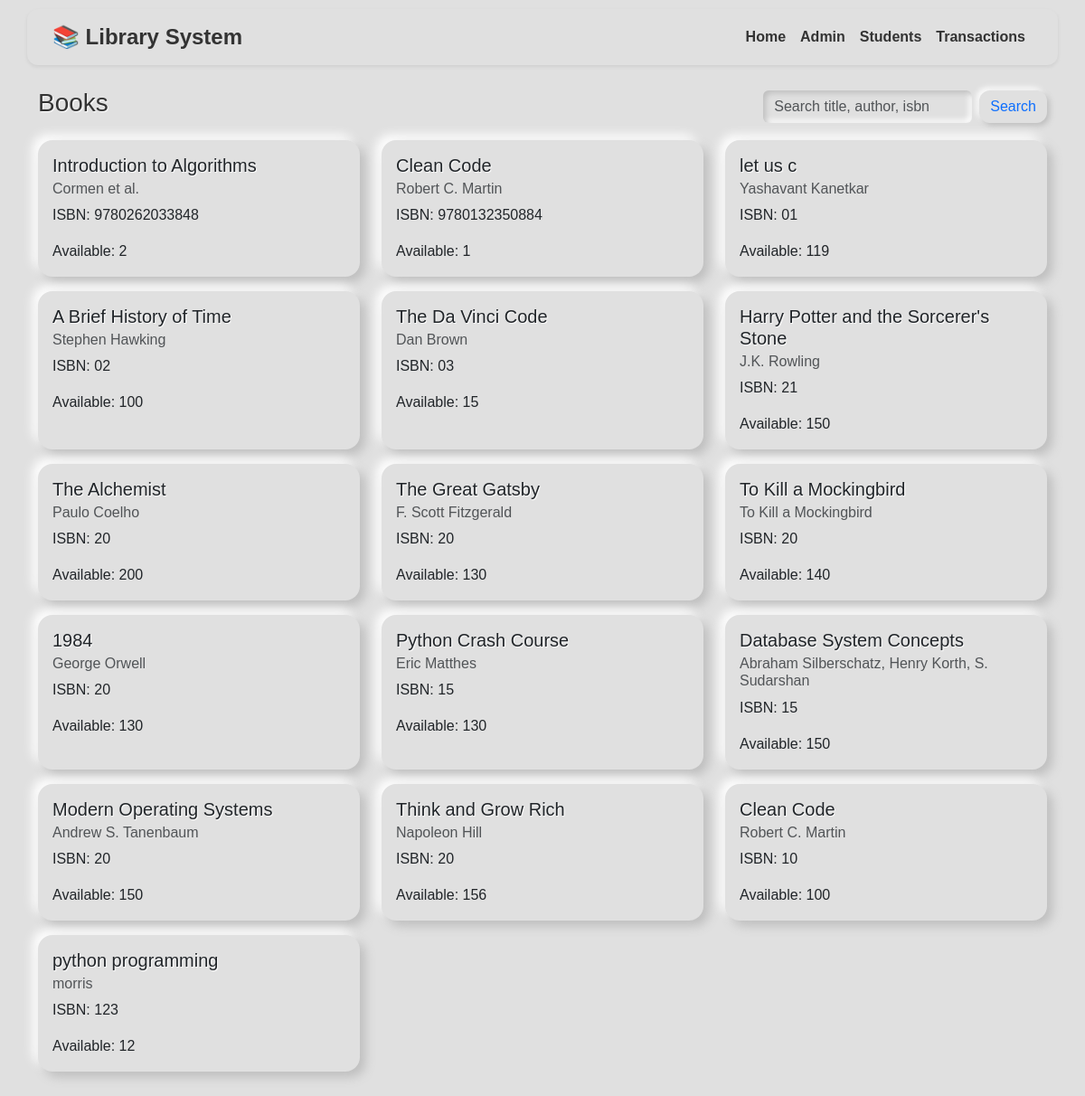
The page / on the database its author committed.
### tables this page shows
CREATE TABLE books(
    id INTEGER PRIMARY KEY AUTOINCREMENT,
    title TEXT NOT NULL,
    author TEXT,
    isbn TEXT,
    quantity INTEGER DEFAULT 0
);

### app.py (the view)
@app.route("/")
def home():
    db = get_db()
    q = request.args.get("q","")
    if q:
        cur = db.execute("SELECT * FROM books WHERE title LIKE ? OR author LIKE ? OR isbn LIKE ?",
                         ('%'+q+'%','%'+q+'%','%'+q+'%'))
    else:
        cur = db.execute("SELECT * FROM books")
    books = cur.fetchall()
    return render_template("index.html", books=books, q=q)

### app.py (called while the page is built)
def get_db():
    db = getattr(g, "_database", None)
    if db is None:
        db = g._database = sqlite3.connect(DB_PATH)
        db.row_factory = sqlite3.Row
    return db

@app.teardown_appcontext
def close_connection(exception):
    db = getattr(g, "_database", None)
    if db is not None:
        db.close()

### templates/index.html
{% extends "base.html" %}
{% block content %}
  <div class="d-flex justify-content-between align-items-center mb-3">
    <h3>Books</h3>
    <form class="d-flex" method="get" action="{{ url_for('home') }}">
      <input class="form-control me-2" name="q" placeholder="Search title, author, isbn" value="{{ q }}">
      <button class="btn btn-outline-primary" type="submit">Search</button>
    </form>
  </div>
  <div class="row">
  {% for b in books %}
    <div class="col-md-4 mb-3">
      <div class="card h-100">
        <div class="card-body">
          <h5 class="card-title">{{ b['title'] }}</h5>
          <h6 class="card-subtitle mb-2 text-muted">{{ b['author'] }}</h6>
          <p class="card-text">ISBN: {{ b['isbn'] or '-' }}</p>
          <p class="card-text">Available: {{ b['quantity'] }}</p>
        </div>
      </div>
    </div>
  {% else %}
    <p>No books found.</p>
  {% endfor %}
  </div>
{% endblock %}

### templates/base.html (shortened to what this page needs)
<!doctype html>
<html lang="en">
  <head>
    <link href="https://cdn.jsdelivr.net/npm/bootstrap@5.3.2/dist/css/bootstrap.min.css" rel="stylesheet">
    <link rel="stylesheet" href="{{ url_for('static', filename='style.css') }}">
  </head>
  <body>
<nav class="navbar navbar-expand-lg shadow-sm px-3 py-2">
  <div class="container">
    <a class="navbar-brand fs-4" href="{{ url_for('home') }}">📚 Library System</a>
    <div class="collapse navbar-collapse" id="navbarNav">
      <ul class="navbar-nav ms-auto">
        <li class="nav-item"><a class="nav-link" href="{{ url_for('home') }}">Home</a></li>
        <li class="nav-item"><a class="nav-link" href="{{ url_for('login') }}">Admin</a></li>
        <li class="nav-item"><a class="nav-link" href="{{ url_for('students') }}">Students</a></li>
        <li class="nav-item"><a class="nav-link" href="{{ url_for('transactions') }}">Transactions</a></li>
      </ul>
    </div>
  </div>
</nav>
    <div class="container">
      {% block content %}{% endblock %}
    </div>
  </body>
</html>

### static/style.css (style rules this page uses)
body { background: #e0e0e0; font-family: 'Poppins', sans-serif; color: #333; padding-bottom: 40px; }
.navbar { background: #e0e0e0 !important; box-shadow: 8px 8px 16px #bebebe, -8px -8px 16px #ffffff; border-radius: 12px; margin: 10px auto 25px; max-width: 95%; }
.navbar-brand, .nav-link { color: #333 !important; font-weight: 600; }
.card { background: #e0e0e0; border: none; border-radius: 16px; box-shadow: 6px 6px 12px #bebebe, -6px -6px 12px #ffffff; transition: all 0.3s ease-in-out; }
.btn { border: none; border-radius: 12px; box-shadow: 3px 3px 6px #bebebe, -3px -3px 6px #ffffff; transition: all 0.2s ease; }
input, select { background: #e0e0e0 !important; border: none !important; box-shadow: inset 3px 3px 6px #bebebe, inset -3px -3px 6px #ffffff; border-radius: 12px; padding: 8px 12px; }
h3, h5 { text-shadow: 1px 1px 1px #fff; }

### rows shown on the page
books: title "Introduction to Algorithms", author "Cormen et al.", isbn "9780262033848", quantity "2"
books: title "Clean Code", author "Robert C. Martin", isbn "9780132350884", quantity "1"
books: title "let us c", author "Yashavant Kanetkar", isbn "01", quantity "119"
books: title "A Brief History of Time", author "Stephen Hawking", isbn "02", quantity "100"
books: title "The Da Vinci Code", author "Dan Brown", isbn "03", quantity "15"
books: title "Harry Potter and the Sorcerer's Stone", author "J.K. Rowling", isbn "21", quantity "150"
books: title "The Alchemist", author "Paulo Coelho", isbn "20", quantity "200"
books: title "The Great Gatsby", author "F. Scott Fitzgerald", isbn "20", quantity "130"
books: title "To Kill a Mockingbird", author "To Kill a Mockingbird", isbn "20", quantity "140"
books: title "1984", author "George Orwell", isbn "20", quantity "130"
books: title "Python Crash Course", author "Eric Matthes", isbn "15", quantity "130"
books: title "Database System Concepts", author "Abraham Silberschatz, Henry Korth, S. Sudarshan", isbn "15", quantity "150"
books: title "Modern Operating Systems", author "Andrew S. Tanenbaum", isbn "20", quantity "150"
books: title "Think and Grow Rich", author "Napoleon Hill", isbn "20", quantity "156"
books: title "Clean Code", author "Robert C. Martin", isbn "10", quantity "100"
books: title "python programming", author "morris", isbn "123", quantity "12"
